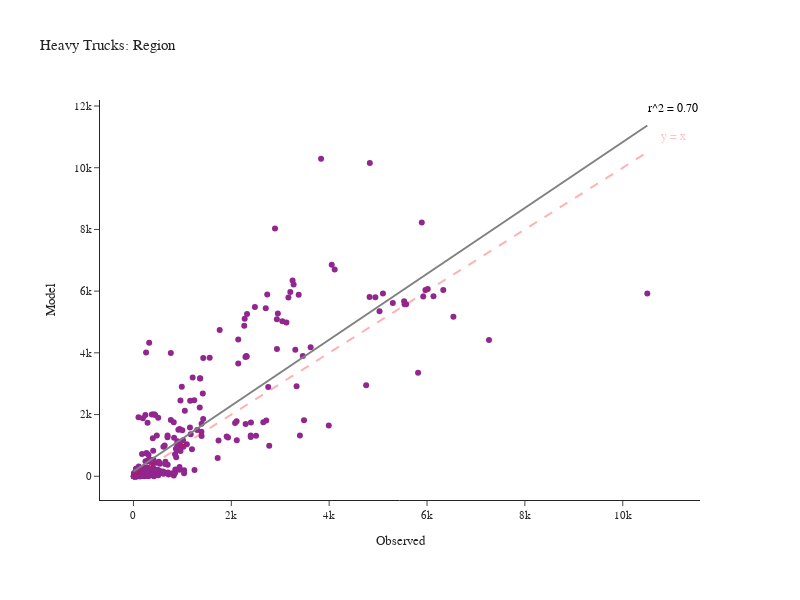

Source (notebook cell):
### Code cell
fig = create_truck_chart(df_daily_heavy, 'Heavy')
fig.show()

### Figure 1 — Plotly figure (JSON) as saved in the notebook; plotly's stock layout.template omitted (floating-point values rounded to 4 significant figures; data arrays with more than 128 entries replaced by an {"elided": "..."} marker saying what was removed)
{"data": [{"customdata": {"elided": "348x2 str values"}, "hovertemplate": "Observed=%{x}<br>Model=%{y}<br>location=%{customdata[0]}<br>County=%{customdata[1]}<extra></extra>", "legendgroup": "", "line": {"color": "Grey", "width": 2}, "marker": {"color": "#91268F", "symbol": "circle"}, "mode": "markers", "name": "", "orientation": "v", "showlegend": false, "type": "scatter", "x": {"elided": "348 int values"}, "xaxis": "x", "y": {"elided": "348 int values"}, "yaxis": "y"}, {"hovertemplate": "Observed=%{x}<br>Model=%{y}<extra></extra>", "legendgroup": "", "line": {"color": "Grey", "dash": "solid", "width": 2}, "marker": {"symbol": "circle"}, "mode": "lines", "name": "", "orientation": "v", "showlegend": false, "type": "scatter", "x": [0.0, 106.1, 212.2, 318.2, 424.3, 530.4, 636.5, 742.6, 848.6, 954.7, 1061.0, 1167.0, 1273.0, 1379.0, 1485.0, 1591.0, 1697.0, 1803.0, 1909.0, 2016.0, 2122.0, 2228.0, 2334.0, 2440.0, 2546.0, 2652.0, 2758.0, 2864.0, 2970.0, 3076.0, 3182.0, 3289.0, 3395.0, 3501.0, 3607.0, 3713.0, 3819.0, 3925.0, 4031.0, 4137.0, 4243.0, 4349.0, 4455.0, 4561.0, 4668.0, 4774.0, 4880.0, 4986.0, 5092.0, 5198.0, 5304.0, 5410.0, 5516.0, 5622.0, 5728.0, 5834.0, 5941.0, 6047.0, 6153.0, 6259.0, 6365.0, 6471.0, 6577.0, 6683.0, 6789.0, 6895.0, 7001.0, 7107.0, 7213.0, 7320.0, 7426.0, 7532.0, 7638.0, 7744.0, 7850.0, 7956.0, 8062.0, 8168.0, 8274.0, 8380.0, 8486.0, 8593.0, 8699.0, 8805.0, 8911.0, 9017.0, 9123.0, 9229.0, 9335.0, 9441.0, 9547.0, 9653.0, 9759.0, 9866.0, 9972.0, 10080.0, 10180.0, 10290.0, 10400.0, 10500.0], "xaxis": "x", "y": [155.4, 268.7, 381.9, 495.2, 608.4, 721.7, 834.9, 948.2, 1061.0, 1175.0, 1288.0, 1401.0, 1514.0, 1628.0, 1741.0, 1854.0, 1968.0, 2081.0, 2194.0, 2307.0, 2421.0, 2534.0, 2647.0, 2760.0, 2874.0, 2987.0, 3100.0, 3213.0, 3327.0, 3440.0, 3553.0, 3666.0, 3780.0, 3893.0, 4006.0, 4119.0, 4233.0, 4346.0, 4459.0, 4572.0, 4686.0, 4799.0, 4912.0, 5025.0, 5139.0, 5252.0, 5365.0, 5478.0, 5592.0, 5705.0, 5818.0, 5931.0, 6045.0, 6158.0, 6271.0, 6385.0, 6498.0, 6611.0, 6724.0, 6838.0, 6951.0, 7064.0, 7177.0, 7291.0, 7404.0, 7517.0, 7630.0, 7744.0, 7857.0, 7970.0, 8083.0, 8197.0, 8310.0, 8423.0, 8536.0, 8650.0, 8763.0, 8876.0, 8989.0, 9103.0, 9216.0, 9329.0, 9442.0, 9556.0, 9669.0, 9782.0, 9895.0, 10010.0, 10120.0, 10240.0, 10350.0, 10460.0, 10570.0, 10690.0, 10800.0, 10910.0, 11030.0, 11140.0, 11250.0, 11370.0], "yaxis": "y"}], "layout": {"annotations": [{"align": "right", "font": {"color": "pink", "size": 12}, "showarrow": false, "text": "y = x", "x": 11030.0, "y": 11030.0}, {"align": "right", "font": {"color": "black", "size": 12}, "showarrow": false, "text": "r^2 = 0.70", "x": 11030.0, "y": 11940.0}], "height": 600, "legend": {"tracegroupgap": 0}, "margin": {"b": 100, "l": 100, "r": 100, "t": 100}, "shapes": [{"line": {"color": "Red", "dash": "dash", "width": 2}, "type": "line", "x0": 0, "x1": 10502, "y0": 0, "y1": 10502}], "title": {"text": "Heavy Trucks: Region"}, "width": 800, "xaxis": {"anchor": "y", "domain": [0.0, 1.0], "title": {"text": "Observed"}}, "yaxis": {"anchor": "x", "domain": [0.0, 1.0], "title": {"text": "Model"}}}}
